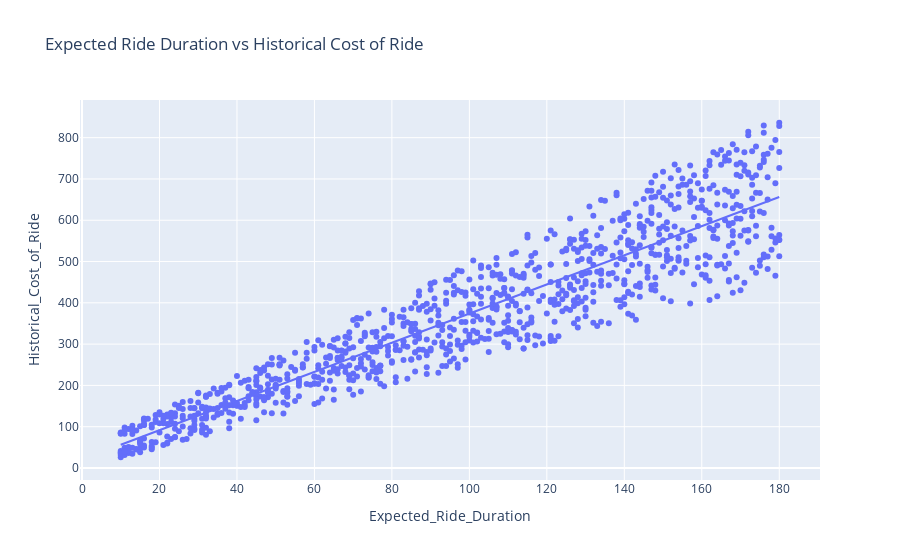

The notebook cell this image was saved under:
### Code cell
fig = px.scatter(df, x= 'Expected_Ride_Duration', y= 'Historical_Cost_of_Ride', title= 'Expected Ride Duration vs Historical Cost of Ride', trendline='ols')
fig.show()

### Figure 1 — Plotly figure (JSON) as saved in the notebook; plotly's stock layout.template omitted (floating-point values rounded to 4 significant figures; data arrays with more than 128 entries replaced by an {"elided": "..."} marker saying what was removed)
{"data": [{"hovertemplate": "Expected_Ride_Duration=%{x}<br>Historical_Cost_of_Ride=%{y}<extra></extra>", "legendgroup": "", "marker": {"color": "#636efa", "symbol": "circle"}, "mode": "markers", "name": "", "orientation": "v", "showlegend": false, "type": "scatter", "x": {"elided": "1000 int values"}, "xaxis": "x", "y": {"elided": "1000 float values"}, "yaxis": "y"}, {"hovertemplate": "<b>OLS trendline</b><br>Historical_Cost_of_Ride = 3.53091 * Expected_Ride_Duration + 20.8668<br>R<sup>2</sup>=0.860344<br><br>Expected_Ride_Duration=%{x}<br>Historical_Cost_of_Ride=%{y} <b>(trend)</b><extra></extra>", "legendgroup": "", "marker": {"color": "#636efa", "symbol": "circle"}, "mode": "lines", "name": "", "showlegend": false, "type": "scatter", "x": {"elided": "1000 int values"}, "xaxis": "x", "y": {"elided": "1000 float values"}, "yaxis": "y"}], "layout": {"legend": {"tracegroupgap": 0}, "title": {"text": "Expected Ride Duration vs Historical Cost of Ride"}, "xaxis": {"anchor": "y", "domain": [0, 1], "title": {"text": "Expected_Ride_Duration"}}, "yaxis": {"anchor": "x", "domain": [0, 1], "title": {"text": "Historical_Cost_of_Ride"}}}}
